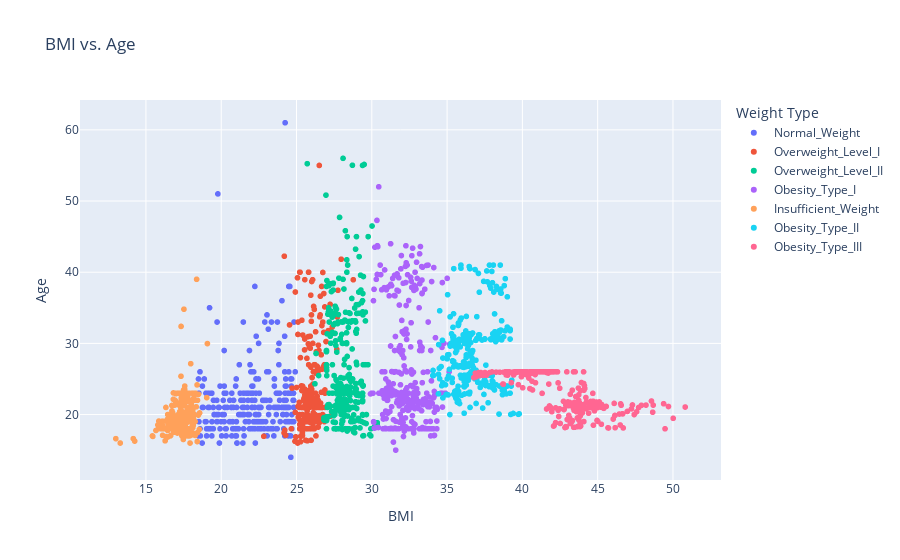

Source (notebook cell):
### Code cell
px.scatter(df, x='BMI', y='Age',
             color='NObeyesdad',
             title='BMI vs. Age',
             labels={'NObeyesdad' : 'Weight Type'})

### Figure 1 — Plotly figure (JSON) as saved in the notebook; plotly's stock layout.template omitted (floating-point values rounded to 4 significant figures; data arrays with more than 128 entries replaced by an {"elided": "..."} marker saying what was removed)
{"data": [{"hovertemplate": "Weight Type=Normal_Weight<br>BMI=%{x}<br>Age=%{y}<extra></extra>", "legendgroup": "Normal_Weight", "marker": {"color": "#636efa", "symbol": "circle"}, "mode": "markers", "name": "Normal_Weight", "showlegend": true, "type": "scattergl", "x": {"elided": "287 float values"}, "xaxis": "x", "y": {"elided": "287 int values"}, "yaxis": "y"}, {"hovertemplate": "Weight Type=Overweight_Level_I<br>BMI=%{x}<br>Age=%{y}<extra></extra>", "legendgroup": "Overweight_Level_I", "marker": {"color": "#EF553B", "symbol": "circle"}, "mode": "markers", "name": "Overweight_Level_I", "showlegend": true, "type": "scattergl", "x": {"elided": "290 float values"}, "xaxis": "x", "y": {"elided": "290 float values"}, "yaxis": "y"}, {"hovertemplate": "Weight Type=Overweight_Level_II<br>BMI=%{x}<br>Age=%{y}<extra></extra>", "legendgroup": "Overweight_Level_II", "marker": {"color": "#00cc96", "symbol": "circle"}, "mode": "markers", "name": "Overweight_Level_II", "showlegend": true, "type": "scattergl", "x": {"elided": "290 float values"}, "xaxis": "x", "y": {"elided": "290 float values"}, "yaxis": "y"}, {"hovertemplate": "Weight Type=Obesity_Type_I<br>BMI=%{x}<br>Age=%{y}<extra></extra>", "legendgroup": "Obesity_Type_I", "marker": {"color": "#ab63fa", "symbol": "circle"}, "mode": "markers", "name": "Obesity_Type_I", "showlegend": true, "type": "scattergl", "x": {"elided": "351 float values"}, "xaxis": "x", "y": {"elided": "351 float values"}, "yaxis": "y"}, {"hovertemplate": "Weight Type=Insufficient_Weight<br>BMI=%{x}<br>Age=%{y}<extra></extra>", "legendgroup": "Insufficient_Weight", "marker": {"color": "#FFA15A", "symbol": "circle"}, "mode": "markers", "name": "Insufficient_Weight", "showlegend": true, "type": "scattergl", "x": {"elided": "272 float values"}, "xaxis": "x", "y": {"elided": "272 float values"}, "yaxis": "y"}, {"hovertemplate": "Weight Type=Obesity_Type_II<br>BMI=%{x}<br>Age=%{y}<extra></extra>", "legendgroup": "Obesity_Type_II", "marker": {"color": "#19d3f3", "symbol": "circle"}, "mode": "markers", "name": "Obesity_Type_II", "showlegend": true, "type": "scattergl", "x": {"elided": "297 float values"}, "xaxis": "x", "y": {"elided": "297 float values"}, "yaxis": "y"}, {"hovertemplate": "Weight Type=Obesity_Type_III<br>BMI=%{x}<br>Age=%{y}<extra></extra>", "legendgroup": "Obesity_Type_III", "marker": {"color": "#FF6692", "symbol": "circle"}, "mode": "markers", "name": "Obesity_Type_III", "showlegend": true, "type": "scattergl", "x": {"elided": "324 float values"}, "xaxis": "x", "y": {"elided": "324 float values"}, "yaxis": "y"}], "layout": {"legend": {"title": {"text": "Weight Type"}, "tracegroupgap": 0}, "title": {"text": "BMI vs. Age"}, "xaxis": {"anchor": "y", "domain": [0, 1], "title": {"text": "BMI"}}, "yaxis": {"anchor": "x", "domain": [0, 1], "title": {"text": "Age"}}}}
